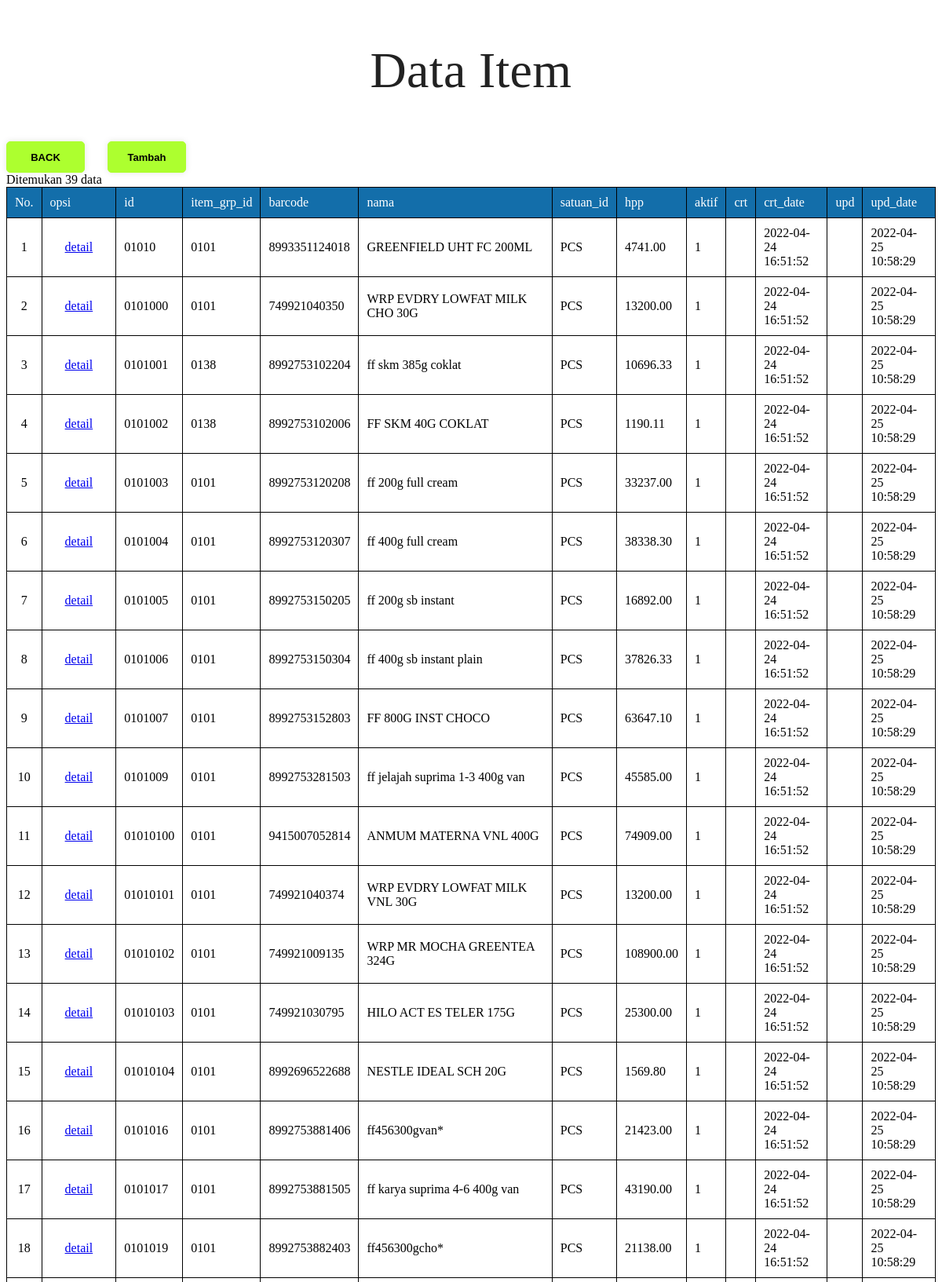
/view_item.php (upper part), run on the app's committed database.
### tables this page shows
CREATE TABLE `item` (
  `id` varchar(20) NOT NULL,
  `item_grp_id` varchar(20) NOT NULL,
  `barcode` varchar(30) DEFAULT NULL,
  `nama` varchar(100) NOT NULL,
  `satuan_id` varchar(20) NOT NULL,
  `hpp` double(12,2) NOT NULL DEFAULT '0.00',
  `aktif` tinyint(1) NOT NULL DEFAULT '1' COMMENT '2::blom acc',
  `crt` varchar(20) DEFAULT NULL,
  `crt_date` timestamp NULL DEFAULT NULL,
  `upd` varchar(20) DEFAULT NULL,
  `upd_date` timestamp NULL DEFAULT NULL
);

### view_item.php (the view, shortened to what this page needs)
<?php
include "con_db.php";
?>
<!DOCTYPE html>
<html>
<head>
	<link rel="stylesheet" href="style.css">
</head>
<body>
<h2>Data Item</h2>
<a href="index.php"><input class="btn" type="submit" value="BACK"></a>
<a href="add_item.php"><input class="btn" type="submit" value="Tambah"></a>
<br>
<?php
	$sql = "SELECT * FROM item";
	$res = $conn->query($sql);
	$jml_data = $res->num_rows;
	echo "Ditemukan $jml_data data";
	echo "<table border='1' width='100%'>";
	echo "	<thead >
				<tr>
					<td >No.</td>
					<td width='8%'>opsi</td>
					<td >id</td>
					<td >item_grp_id</td>
					<td >barcode</td>
					<td >nama</td>
					<td>satuan_id</td>
					<td >hpp</td>
					<td >aktif</td>
					<td >crt</td>
					<td >crt_date</td>
					<td >upd</td>
					<td >upd_date</td>
				</tr>
			</thead>
			<tbody>";
	$i = 0;
	while($rows = $res->fetch_array(MYSQLI_ASSOC)){
		$i++;
		echo "<tr>
				<td align='center'>$i</td>
				<td align='center'>
					<a href='detail_item.php?id=".$rows['id']."'>detail</a>
				</td>
				<td>".$rows['id']."</td>
				<td>".$rows['item_grp_id']."</td>
				<td>".$rows['barcode']."</td>
				<td>".$rows['nama']."</td>
				<td>".$rows['satuan_id']."</td>
				<td>".$rows['hpp']."</td>
				<td>".$rows['aktif']."</td>
				<td>".$rows['crt']."</td>
				<td>".$rows['crt_date']."</td>
				<td>".$rows['upd']."</td>
				<td>".$rows['upd_date']."</td>
			</tr>";
	}
	echo "	</tbody>
		</table>"
?>
</body>
</html>

### style.css (style rules this page uses)
h2 { font-weight: lighter; letter-spacing: 0.3px; font-size: 4rem; color: #222; text-align: center; }
table { border-collapse: collapse; width: 100%; }
table, th, td { border: 1px solid black; }
th, td { padding: 10px; }
thead { background-color: rgb(19, 110, 170); color: white; }
.btn { width: 100px; height: 40px; background-color: greenyellow; border-color: greenyellow; border-radius: 5px; margin-right: 25px; color:black solid; font-weight: bold; }
input, textarea ,select { padding: 9px; border: solid 1px #E5E5E5; outline: 0; font: normal 13px/100% Verdana, Tahoma, sans-serif; width: 200px; background: #FFFFFF; }
input, textarea { box-shadow: rgba(0,0,0, 0.1) 0px 0px 8px; -moz-box-shadow: rgba(0,0,0, 0.1) 0px 0px 8px; -webkit-box-shadow: rgba(0,0,0, 0.1) 0px 0px 8px; }

### data on the page
item: id "01010", item_grp "0101", barcode "8993351124018", nama "GREENFIELD UHT FC 200ML", satuan "PCS", hpp "4741.00", aktif "1", crt_date "2022-04-24 16:51:52", upd_date "2022-04-25 10:58:29"
item: id "0101000", item_grp "0101", barcode "749921040350", nama "WRP EVDRY LOWFAT MILK CHO 30G", satuan "PCS", hpp "13200.00", aktif "1", crt_date "2022-04-24 16:51:52", upd_date "2022-04-25 10:58:29"
item: id "0101001", item_grp "0138", barcode "8992753102204", nama "ff skm 385g coklat", satuan "PCS", hpp "10696.33", aktif "1", crt_date "2022-04-24 16:51:52", upd_date "2022-04-25 10:58:29"
item: id "0101002", item_grp "0138", barcode "8992753102006", nama "FF SKM 40G COKLAT", satuan "PCS", hpp "1190.11", aktif "1", crt_date "2022-04-24 16:51:52", upd_date "2022-04-25 10:58:29"
item: id "0101003", item_grp "0101", barcode "8992753120208", nama "ff 200g full cream", satuan "PCS", hpp "33237.00", aktif "1", crt_date "2022-04-24 16:51:52", upd_date "2022-04-25 10:58:29"
item: id "0101004", item_grp "0101", barcode "8992753120307", nama "ff 400g full cream", satuan "PCS", hpp "38338.30", aktif "1", crt_date "2022-04-24 16:51:52", upd_date "2022-04-25 10:58:29"
item: id "0101005", item_grp "0101", barcode "8992753150205", nama "ff 200g sb instant", satuan "PCS", hpp "16892.00", aktif "1", crt_date "2022-04-24 16:51:52", upd_date "2022-04-25 10:58:29"
item: id "0101006", item_grp "0101", barcode "8992753150304", nama "ff 400g sb instant plain", satuan "PCS", hpp "37826.33", aktif "1", crt_date "2022-04-24 16:51:52", upd_date "2022-04-25 10:58:29"
item: id "0101007", item_grp "0101", barcode "8992753152803", nama "FF 800G INST CHOCO", satuan "PCS", hpp "63647.10", aktif "1", crt_date "2022-04-24 16:51:52", upd_date "2022-04-25 10:58:29"
item: id "0101009", item_grp "0101", barcode "8992753281503", nama "ff jelajah suprima 1-3 400g van", satuan "PCS", hpp "45585.00", aktif "1", crt_date "2022-04-24 16:51:52", upd_date "2022-04-25 10:58:29"
item: id "01010100", item_grp "0101", barcode "9415007052814", nama "ANMUM MATERNA VNL 400G", satuan "PCS", hpp "74909.00", aktif "1", crt_date "2022-04-24 16:51:52", upd_date "2022-04-25 10:58:29"
item: id "01010101", item_grp "0101", barcode "749921040374", nama "WRP EVDRY LOWFAT MILK VNL 30G", satuan "PCS", hpp "13200.00", aktif "1", crt_date "2022-04-24 16:51:52", upd_date "2022-04-25 10:58:29"
item: id "01010102", item_grp "0101", barcode "749921009135", nama "WRP MR MOCHA GREENTEA 324G", satuan "PCS", hpp "108900.00", aktif "1", crt_date "2022-04-24 16:51:52", upd_date "2022-04-25 10:58:29"
item: id "01010103", item_grp "0101", barcode "749921030795", nama "HILO ACT ES TELER 175G", satuan "PCS", hpp "25300.00", aktif "1", crt_date "2022-04-24 16:51:52", upd_date "2022-04-25 10:58:29"
item: id "01010104", item_grp "0101", barcode "8992696522688", nama "NESTLE IDEAL SCH 20G", satuan "PCS", hpp "1569.80", aktif "1", crt_date "2022-04-24 16:51:52", upd_date "2022-04-25 10:58:29"
item: id "0101016", item_grp "0101", barcode "8992753881406", nama "ff456300gvan*", satuan "PCS", hpp "21423.00", aktif "1", crt_date "2022-04-24 16:51:52", upd_date "2022-04-25 10:58:29"
item: id "0101017", item_grp "0101", barcode "8992753881505", nama "ff karya suprima 4-6 400g van", satuan "PCS", hpp "43190.00", aktif "1", crt_date "2022-04-24 16:51:52", upd_date "2022-04-25 10:58:29"
item: id "0101019", item_grp "0101", barcode "8992753882403", nama "ff456300gcho*", satuan "PCS", hpp "21138.00", aktif "1", crt_date "2022-04-24 16:51:52", upd_date "2022-04-25 10:58:29"

### other printed values
$jml_data "39"
